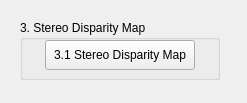
<?xml version="1.0" encoding="UTF-8"?>
<ui version="4.0">
 <class>Form</class>
 <widget class="QWidget" name="Form">
  <property name="geometry">
   <rect>
    <x>0</x>
    <y>0</y>
    <width>247</width>
    <height>103</height>
   </rect>
  </property>
  <property name="windowTitle">
   <string>Form</string>
  </property>
  <widget class="QGroupBox" name="groupBox_5">
   <property name="geometry">
    <rect>
     <x>20</x>
     <y>20</y>
     <width>200</width>
     <height>60</height>
    </rect>
   </property>
   <property name="title">
    <string>3. Stereo Disparity Map</string>
   </property>
   <widget class="QPushButton" name="pushButton_7">
    <property name="geometry">
     <rect>
      <x>25</x>
      <y>20</y>
      <width>150</width>
      <height>30</height>
     </rect>
    </property>
    <property name="text">
     <string>3.1 Stereo Disparity Map</string>
    </property>
   </widget>
  </widget>
 </widget>
 <resources/>
 <connections/>
</ui>
